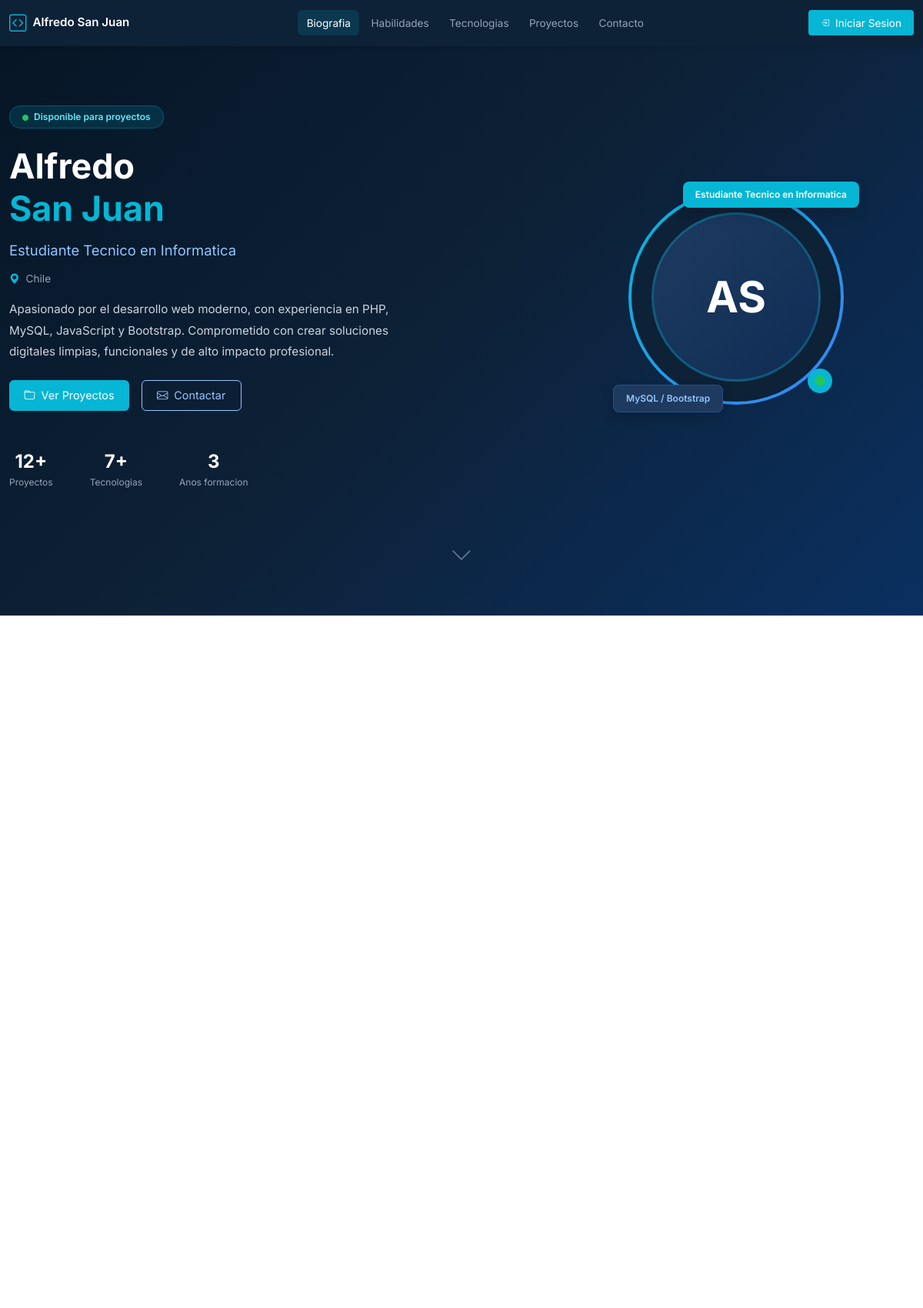
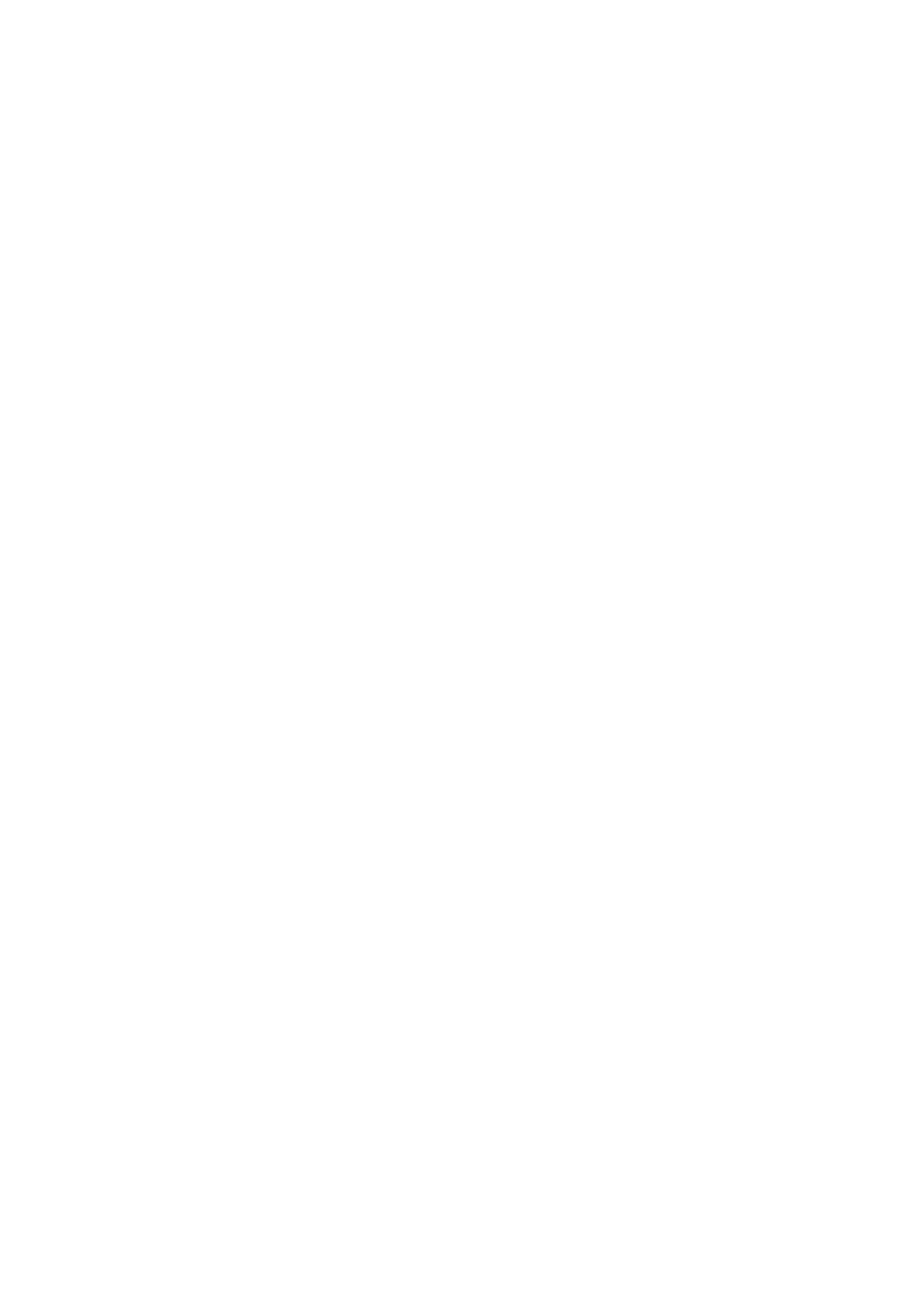
The page / (upper part) on the database its author committed (2 pictures, top to bottom).
### tables this page shows
CREATE TABLE IF NOT EXISTS biografia (
    id INT PRIMARY KEY AUTO_INCREMENT,
    nombre VARCHAR(100) NOT NULL,
    apellido VARCHAR(100) NOT NULL,
    titulo VARCHAR(200),
    descripcion TEXT,
    ubicacion VARCHAR(100),
    disponible BOOLEAN DEFAULT TRUE,
    avatar_url VARCHAR(255),
    updated_at TIMESTAMP DEFAULT CURRENT_TIMESTAMP ON UPDATE CURRENT_TIMESTAMP
);

### handlers/biography.php (called while the page is built, shortened)
<?php
class BiographyHandler {
    private $conn;
    public function __construct($conn) {
        $this->conn = $conn;
    }
    public function get() {
        $query = "SELECT * FROM biografia LIMIT 1";
        $stmt = $this->conn->prepare($query);
        $stmt->execute();
        return $stmt->get_result()->fetch_assoc();
    }
}
?>

### includes/hero.php (shortened to what this page needs)
<?php
include 'handlers/biography.php';
$bioHandler = new BiographyHandler($mysqli);
$bio = $bioHandler->get();
?>
<section id="biografia" class="d-flex align-items-center section-hero">
    <div class="container py-5 max-w-6xl">
        <div class="row g-5 align-items-center">
            <div class="col-lg-7 order-2 order-lg-1 text-center text-lg-start">
                <span class="badge rounded-pill hero-badge mb-4 px-3 py-2">
                    <i class="bi bi-circle-fill dot me-1"></i>
                    <?php echo $bio['disponible'] ? 'Disponible para proyectos' : 'No disponible'; ?>
                </span>
                <h1 class="hero-title mb-1"><?php echo htmlspecialchars($bio['nombre']); ?></h1>
                <h1 class="hero-title-accent mb-3"><?php echo htmlspecialchars($bio['apellido']); ?></h1>
                <h3 class="hero-subtitle mb-3"><?php echo htmlspecialchars($bio['titulo']); ?></h3>
                <div class="hero-location d-flex align-items-center gap-2 mb-3 justify-content-center justify-content-lg-start">
                    <i class="bi bi-geo-alt-fill"></i>
                    <span><?php echo htmlspecialchars($bio['ubicacion']); ?></span>
                </div>
                <p class="hero-description mb-4 mx-auto mx-lg-0">
                    <?php echo htmlspecialchars($bio['descripcion']); ?>
                </p>
                <div class="d-flex gap-3 flex-wrap justify-content-center justify-content-lg-start mb-5">
                    <a href="#proyectos" class="btn btn-cyan d-flex align-items-center gap-2">
                        <i class="bi bi-folder"></i>Ver Proyectos
                    </a>
                    <a href="#contacto" class="btn btn-outline-blue d-flex align-items-center gap-2">
                        <i class="bi bi-envelope"></i>Contactar
                    </a>
                </div>
                <div class="d-flex gap-4 gap-md-5 justify-content-center justify-content-lg-start">
                    <div class="text-center">
                        <div class="hero-stat-value">12+</div>
                        <div class="hero-stat-label">Proyectos</div>
                    </div>
                    <div class="text-center">
                        <div class="hero-stat-value">7+</div>
                        <div class="hero-stat-label">Tecnologias</div>
                    </div>
                    <div class="text-center">
                        <div class="hero-stat-value">3</div>
                        <div class="hero-stat-label">Anos formacion</div>
                    </div>
                </div>
            </div>
            <div class="col-lg-5 order-1 order-lg-2 d-flex justify-content-center">
                <div class="position-relative d-inline-block">
                    <div class="rounded-circle d-flex align-items-center justify-content-center avatar-ring">
                        <div class="rounded-circle w-100 h-100 d-flex align-items-center justify-content-center avatar-inner">
                            <div class="rounded-circle d-flex align-items-center justify-content-center avatar-face">
                                <span class="avatar-text user-select-none"><?php echo substr($bio['nombre'], 0, 1); ?><?php echo substr($bio['apellido'], 0, 1); ?></span>
                            </div>
                        </div>
                    </div>
                    <div class="position-absolute rounded-circle d-flex align-items-center justify-content-center avatar-online">
                        <div class="rounded-circle avatar-online-dot"></div>
                    </div>
                    <div class="position-absolute px-3 py-2 rounded-3 shadow avatar-badge-top"><?php echo htmlspecialchars($bio['titulo']); ?></div>
                    <div class="position-absolute px-3 py-2 rounded-3 shadow avatar-badge-bottom">MySQL / Bootstrap</div>
                </div>
            </div>
        </div>
        <div class="text-center mt-5 pt-3">
            <a href="#habilidades" class="d-inline-block hero-scroll">
                <i class="bi bi-chevron-down" style="font-size: 1.8rem;"></i>
            </a>
        </div>
    </div>
</section>

### assets/css/style.css (style rules this page uses)
*, *::before, *::after { box-sizing: border-box; }
html { scroll-behavior: smooth; scroll-padding-top: 80px; }
body { font-family: 'Inter', -apple-system, BlinkMacSystemFont, 'Segoe UI', Roboto, sans-serif; -webkit-font-smoothing: antialiased; -moz-osx-font-smoothing: grayscale; color: #374151; background-color: #ffffff; }
.max-w-6xl { max-width: 1200px; }
.section-hero { background: linear-gradient(135deg, #051525 0%, #0d2137 50%, #0a3060 100%); min-height: 100vh; padding-top: 5rem; }
.hero-badge { background-color: rgba(6, 182, 212, 0.15); color: #67e8f9; border: 1px solid rgba(6, 182, 212, 0.3); font-size: 0.75rem; font-weight: 600; }
.hero-badge .dot { font-size: 0.5rem; color: #22c55e; }
.hero-title { font-size: 2.8rem; font-weight: 700; line-height: 1.15; color: #fff; }
.hero-title-accent { font-size: 2.8rem; font-weight: 700; line-height: 1.15; color: #06b6d4; }
.hero-subtitle { color: #93c5fd; font-size: 1.15rem; font-weight: 400; }
.hero-location { color: #94a3b8; font-size: 0.85rem; }
.hero-location i { color: #06b6d4; font-size: 0.85rem; }
.hero-description { color: #cbd5e1; font-size: 0.95rem; line-height: 1.8; max-width: 500px; }
.btn-cyan { background-color: #06b6d4; color: #fff; font-size: 0.9rem; padding: 0.5rem 1.2rem; border: none; }
.btn-outline-blue { border-color: #93c5fd; color: #93c5fd; font-size: 0.9rem; padding: 0.5rem 1.2rem; background: transparent; }
.hero-stat-value { font-size: 1.5rem; font-weight: 700; color: #fff; }
.hero-stat-label { font-size: 0.75rem; color: #94a3b8; }
.avatar-ring { width: 280px; height: 280px; background: linear-gradient(135deg, #06b6d4, #3b82f6); padding: 4px; }
.avatar-inner { background-color: #0d2137; }
.avatar-face { width: 220px; height: 220px; background: linear-gradient(135deg, #1e3a5f 0%, #0f2d55 100%); border: 3px solid rgba(6, 182, 212, 0.3); }
.avatar-text { font-size: 3.5rem; font-weight: 700; color: #fff; }
.avatar-online { bottom: 15px; right: 15px; width: 32px; height: 32px; background-color: #06b6d4; }
.avatar-online-dot { width: 14px; height: 14px; background-color: #22c55e; }
.avatar-badge-top { top: -10px; right: -20px; background-color: #06b6d4; color: #fff; font-size: 0.75rem; font-weight: 600; }
.avatar-badge-bottom { bottom: -10px; left: -20px; background-color: #1e3a5f; color: #93c5fd; font-size: 0.75rem; font-weight: 600; border: 1px solid rgba(59, 130, 246, 0.3); }
.hero-scroll { color: #64748b; animation: bounce 2s infinite; }
.fade-in-section { opacity: 0; transform: translateY(20px); transition: opacity 0.6s ease, transform 0.6s ease; }
.fade-in-section.visible { opacity: 1; transform: translateY(0); }

### rows shown on the page
biografia: nombre "Alfredo", apellido "San Juan", titulo "Estudiante Tecnico en Informatica", ubicacion "Chile", descripcion "Apasionado por el desarrollo web moderno, con experiencia en PHP, MySQL, JavaScript y Bootstrap. Comprometido con crear soluciones digitales limpias, funcionales y de alto impacto profesional.", nombre "A", apellido "S"
